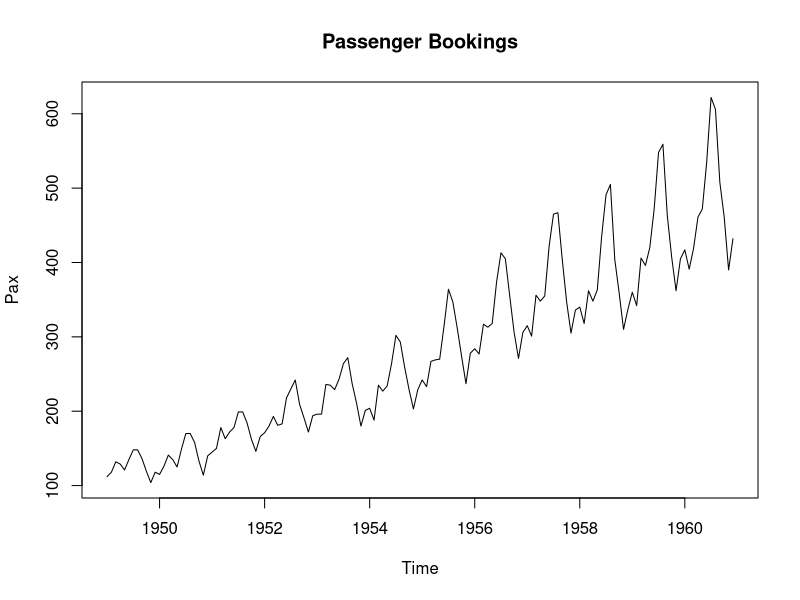
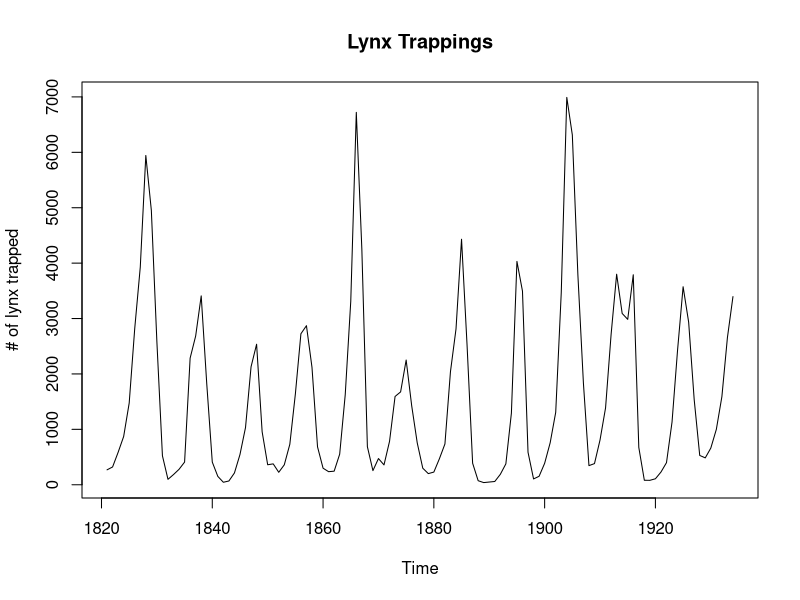
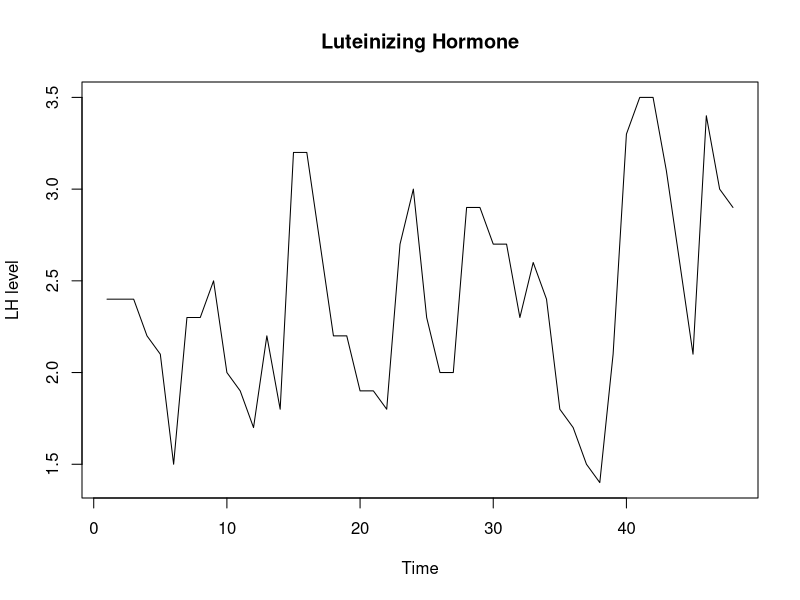
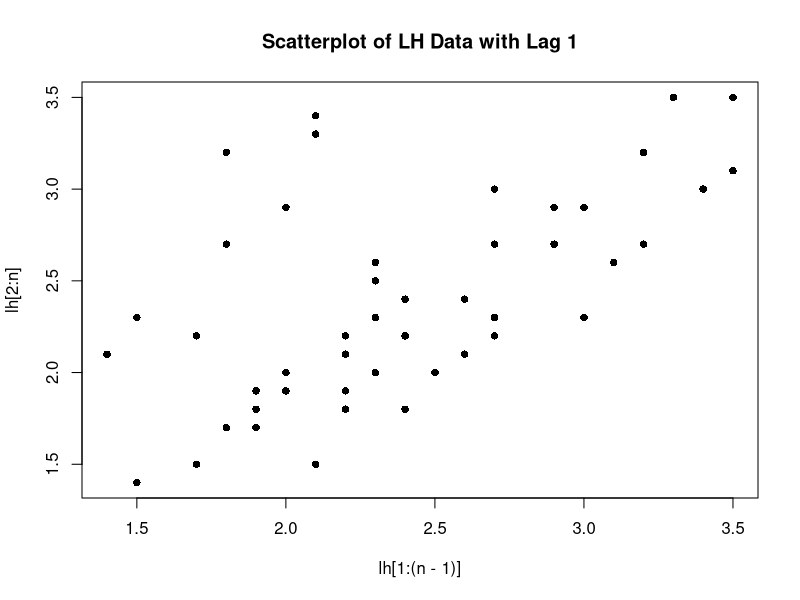
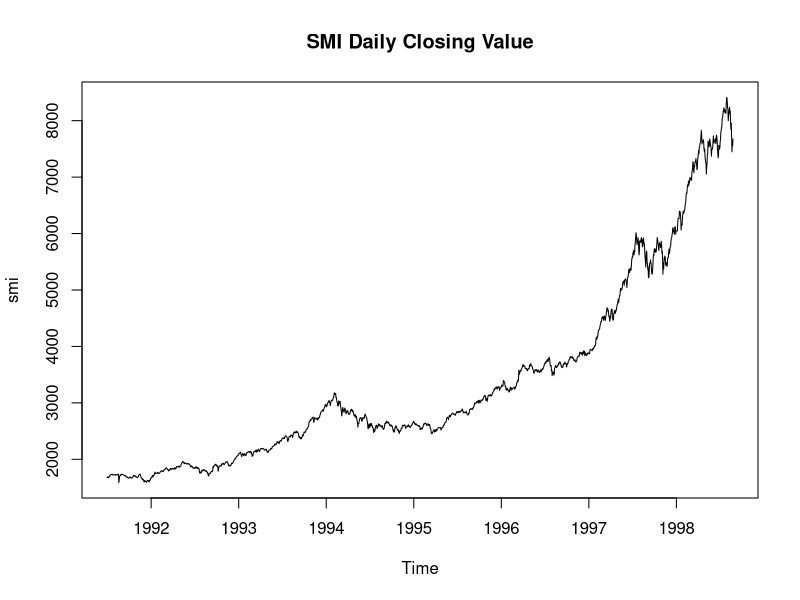
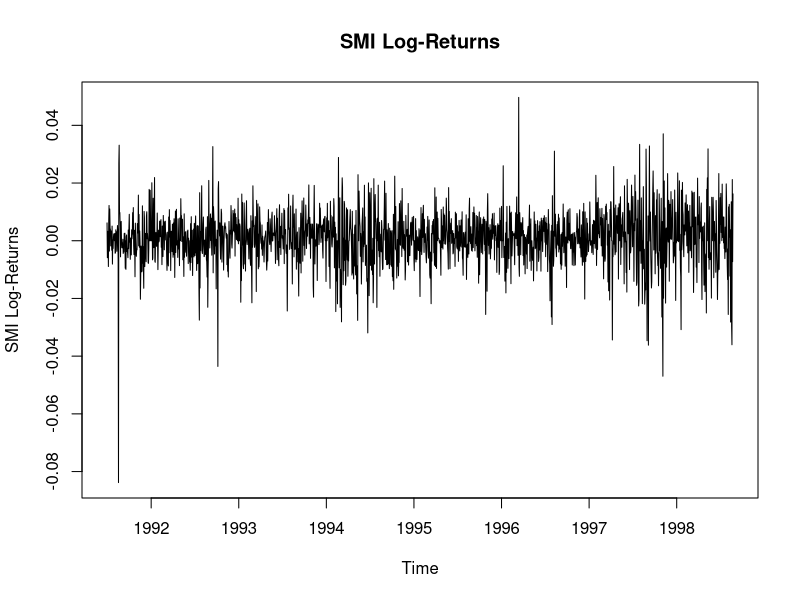

Recreate these plots in R, in order.

# Chapter 1

## Flugbuchungen (PanAm), monatlich in 1'000
data("AirPassengers")
class(AirPassengers)  # ts object
str(AirPassengers)    # 144 Beobachtungen (12 Jahre, monatlich, 1949 - 1960)
AirPassengers

plot(AirPassengers, main = 'Passenger Bookings', ylab = 'Pax')



## Lynx Trappings
data(lynx)
class(lynx)
str(lynx)
lynx

plot(lynx, main = 'Lynx Trappings', ylab = '# of lynx trapped')



## Luteinisierendes Hormon
data(lh)
class(lh)
str(lh)
lh

plot(lh, main = 'Luteinizing Hormone', ylab = 'LH level')
# lagged Scatterplot
n <- length(lh)
plot(lh[1:(n-1)], lh[2:n], main = 'Scatterplot of LH Data with Lag 1', pch = 16)

# Pearson Korrelation
cor(lh[1:(n-1)], lh[2:n])
# [1] 0.5807322



## Swiss Market Index

data("EuStockMarkets")
head(EuStockMarkets)        # multiples Zeitreihenobjekt (DAX, SMI, CAC, FTSE)

esm <- EuStockMarkets
tmp <- esm[, 2]
smi <- ts(tmp, start = start(esm), frequency = frequency(esm))
class(smi)

plot(smi, main = 'SMI Daily Closing Value')

# Log-Returns
n <- length(smi)
tmp <- log(smi[2:(n)]) - log(smi[1:(n-1)])
lret.smi <- ts(tmp, start = start(esm), frequency = frequency(esm))
plot(lret.smi, main = 'SMI Log-Returns', ylab = 'SMI Log-Returns')
  